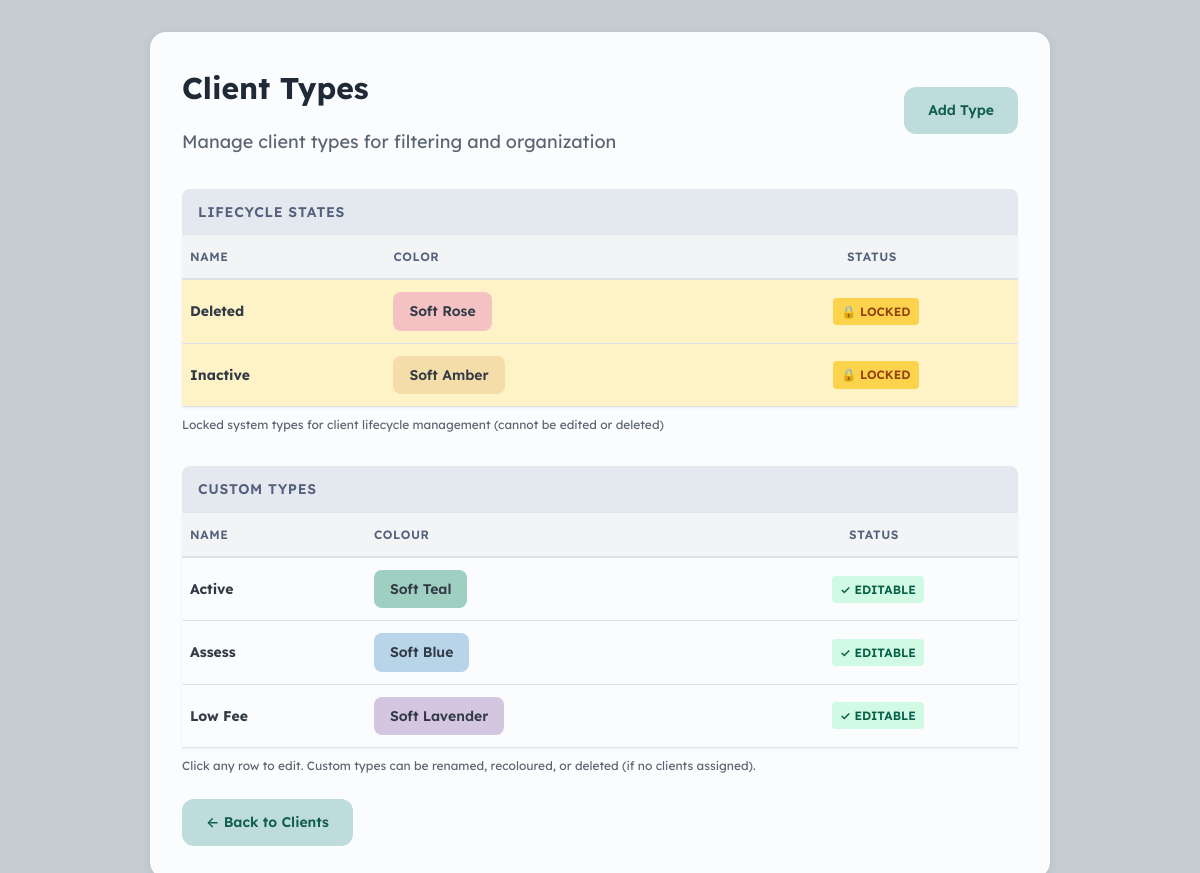
The page /types on the database as committed earlier.
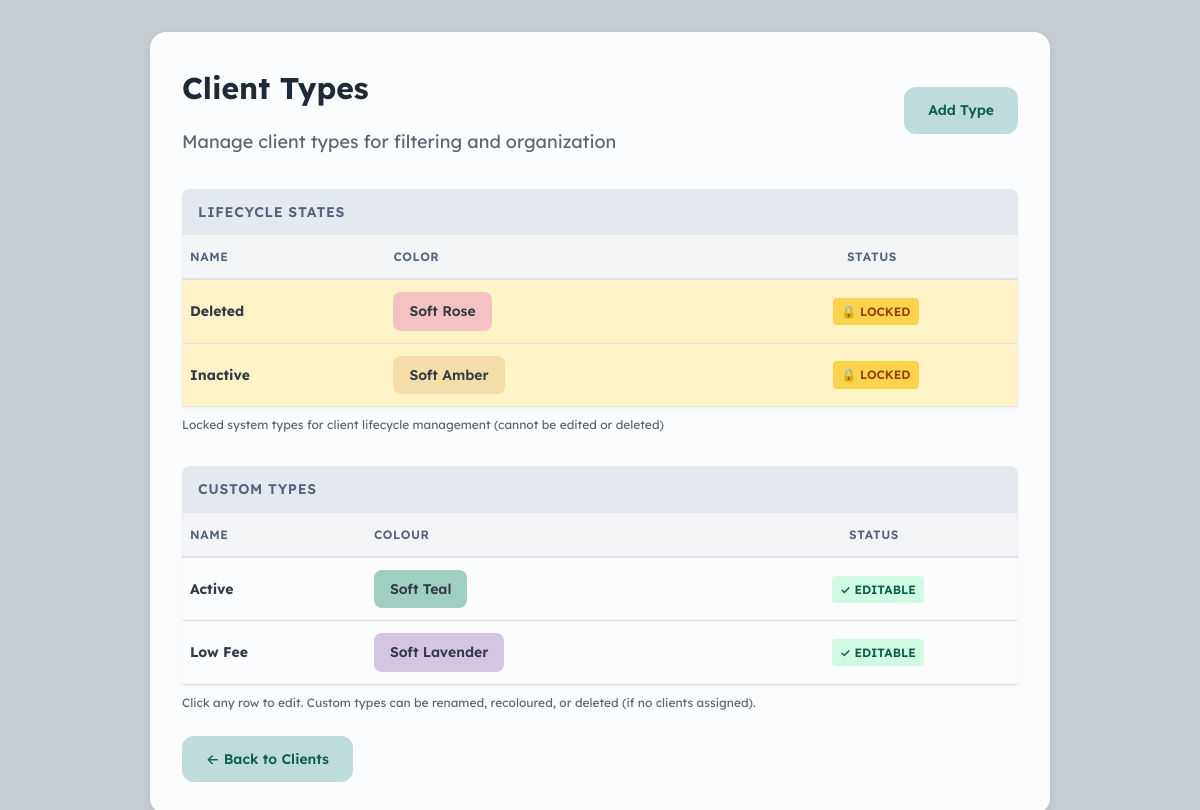
The same page on the database as committed later.
### tables this page shows
CREATE TABLE "client_types" (
    id INTEGER PRIMARY KEY AUTOINCREMENT,
    name TEXT UNIQUE NOT NULL,
    color TEXT NOT NULL,
    color_name TEXT,
    bubble_color TEXT,
    retention_period INTEGER,
    is_system INTEGER DEFAULT 0,
    is_system_locked INTEGER DEFAULT 0,
    created_at INTEGER NOT NULL,
    modified_at INTEGER NOT NULL
);

### web/app.py (the view)
@app.route('/types')
def manage_types():
    all_types = db.get_all_client_types()
    locked_types = [t for t in all_types if t.get('is_system_locked')]
    editable_types = [t for t in all_types if not t.get('is_system_locked')]
    editable_types.sort(key=lambda t: t['name'])
    return render_template('manage_types.html',
                         locked_types=locked_types,
                         editable_types=editable_types)

### core/database.py (called while the page is built)
    def connect(self):
        conn = sqlite3.connect(str(self.db_path), timeout=10.0)
        conn.execute('PRAGMA journal_mode=WAL')
        return conn

    def get_all_client_types(self) -> List[Dict[str, Any]]:
        conn = self.connect()
        conn.row_factory = sqlite3.Row
        cursor = conn.cursor()
        cursor.execute("SELECT * FROM client_types ORDER BY name")
        rows = cursor.fetchall()
        conn.close()
        return [dict(row) for row in rows]

### web/templates/manage_types.html (shortened to what this page needs)
{% extends "base.html" %}
{% block content %}
<div class="card">
    <div class="header-row">
        <div>
            <h2>Client Types</h2>
            <p style="color: #5B6571; margin-top: 0.5rem;">Manage client types for filtering and organization</p>
        </div>
        <a href="{{ url_for('add_type') }}" class="btn-add">Add Type</a>
    </div>
    <div class="section-header">Lifecycle States</div>
    <table>
        <thead>
            <tr>
                <th>Name</th>
                <th>Color</th>
                <th style="text-align: center;">Status</th>
            </tr>
        </thead>
        <tbody>
            {% for type in locked_types %}
            <tr class="locked-type">
                <td>
                    <strong>{{ type.name }}</strong>
                </td>
                <td>
                    <span class="type-badge" style="background-color: {{ type.color }}">
                        {{ type.color_name or type.color }}
                    </span>
                </td>
                <td style="text-align: center;">
                    <span class="locked-indicator">🔒 LOCKED</span>
                </td>
            </tr>
            {% endfor %}
        </tbody>
    </table>
    <small style="color: #5B6571; display: block; margin-bottom: 1rem;">
        Locked system types for client lifecycle management (cannot be edited or deleted)
    </small>
    <div class="section-header">Custom Types</div>
    <table>
        <thead>
            <tr>
                <th>Name</th>
                <th>Colour</th>
                <th style="text-align: center;">Status</th>
            </tr>
        </thead>
        <tbody>
            {% for type in editable_types %}
            <tr onclick="window.location='{{ url_for('edit_type', type_id=type.id) }}'">
                <td>
                    <strong>{{ type.name }}</strong>
                </td>
                <td>
                    <span class="type-badge" style="background-color: {{ type.color }}">
                        {{ type.color_name or type.color }}
                    </span>
                </td>
                <td style="text-align: center;">
                    <span class="locked-indicator" style="background: #D1FAE5; color: #065F46;">✓ EDITABLE</span>
                </td>
            </tr>
            {% endfor %}
        </tbody>
    </table>
    <small style="color: #5B6571; display: block; margin-top: 0.5rem;">
        Click any row to edit. Custom types can be renamed, recoloured, or deleted (if no clients assigned).
    </small>
    <a href="{{ url_for('index') }}" class="btn">← Back to Clients</a>
</div>
{% endblock %}

### web/templates/base.html (shortened to what this page needs)
<!DOCTYPE html>
<html lang="en">
<head>
</head>
<body>
    <main>
        {% block content %}{% endblock %}
    </main>
</body>
</html>

### web/templates/manage_types.html (style rules this page uses)
.card { max-width: min(900px, 95vw); margin: 0 auto; }
.header-row { display: flex; justify-content: space-between; align-items: center; margin-bottom: 0.5rem; }
h2 { color: #111827; margin: 0; }
.btn-add { padding: 0.75rem 1.5rem; background: #BFDCDC; color: #115D4F; text-decoration: none; border-radius: 0.75rem; font-size: 0.875rem; font-weight: 600; transition: all 0.2s; display: inline-block; border: none; cursor: pointer; }
.type-badge { display: inline-block; padding: 0.5rem 1rem; border-radius: 0.5rem; font-size: 0.875rem; font-weight: 600; color: #323B45; }
.section-header { background: #E3E9EE; padding: 0.75rem 1rem; font-weight: 600; color: #55607D; font-size: 0.875rem; text-transform: uppercase; letter-spacing: 0.05em; margin-top: 2rem; border-radius: 0.5rem 0.5rem 0 0; }
table { width: 100%; border-collapse: collapse; background: #FBFCFD; overflow: hidden; box-shadow: 0 1px 3px rgba(0,0,0,0.06); margin-bottom: 0.5rem; }
thead tr { background: #F2F4F5; border-bottom: 2px solid #DEE2E6; }
th { padding: 0.75rem 0.5rem; text-align: left; font-weight: 600; color: #55607D; font-size: 0.75rem; text-transform: uppercase; letter-spacing: 0.05em; }
tbody tr { border-bottom: 1px solid #DEE2E6; transition: background 0.2s; cursor: pointer; }
tbody tr.locked-type { background: #FEF3C7; cursor: default; }
td { padding: 0.75rem 0.5rem; color: #323B45; font-size: 0.875rem; }
small { color: #5B6571; font-size: 0.75rem; }
.btn { padding: 0.75rem 1.5rem; background: #BFDCDC; color: #115D4F; text-decoration: none; border-radius: 0.75rem; font-size: 0.875rem; font-weight: 600; transition: all 0.2s; display: inline-block; border: none; cursor: pointer; margin-top: 1.5rem; }
.locked-indicator { display: inline-block; padding: 0.25rem 0.5rem; background: #FCD34D; color: #92400E; font-size: 0.75rem; font-weight: 600; border-radius: 0.25rem; margin-left: 0.5rem; }

Rows that differ between the two databases and show on the page:
removed client_types: name "Assess", color_name "Soft Blue"
